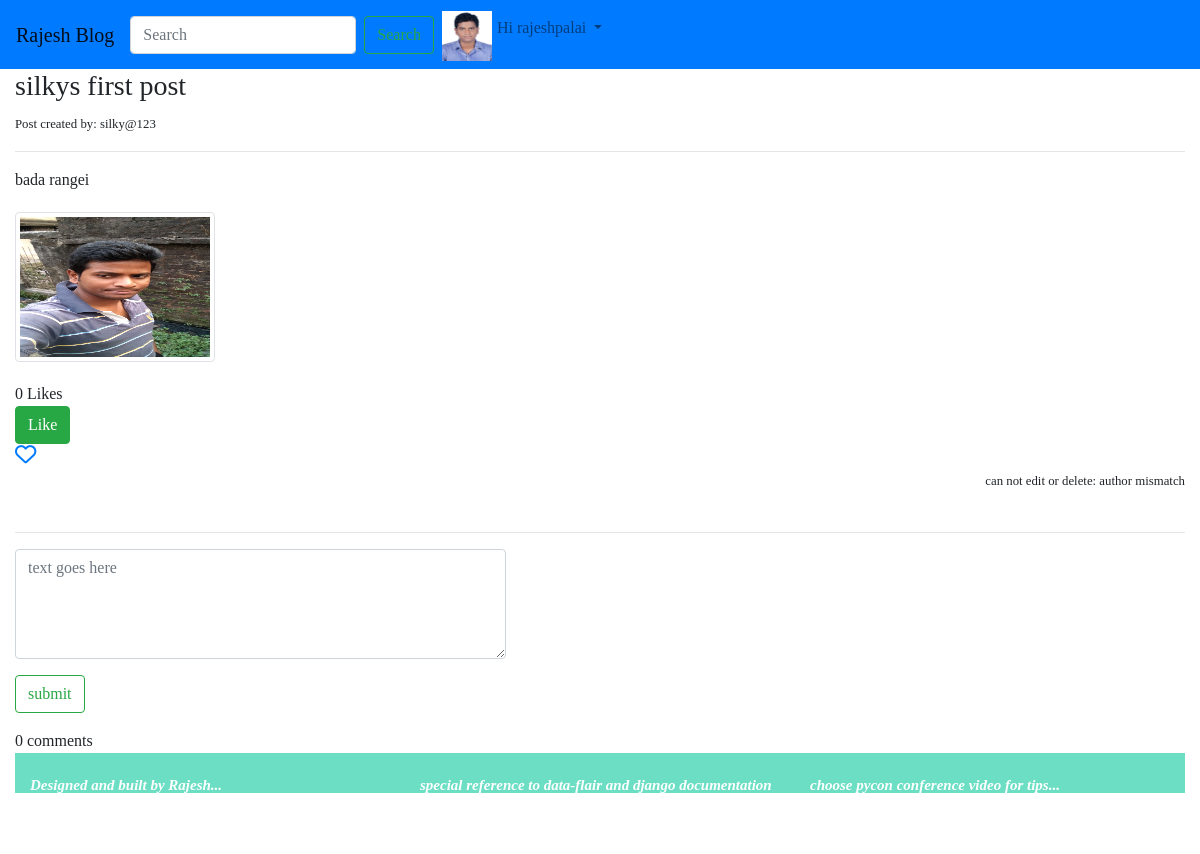
Page /blog/70/silkys-first-post/ (signed in) on the committed database.
### blog/models.py (models this page shows, shortened)
class Profile(models.Model):
    STATUS_CHOICES = (
        ("male", "male"),
        ("female", "female"),
        ("transgender", "transgender"),
    )
    user = models.OneToOneField(User, on_delete=models.CASCADE)
    dob = models.DateField(null=True,blank = True)
    photo = models.ImageField(null=True,blank = True)
    gender = models.CharField(max_length=10,choices= STATUS_CHOICES, default='male')

class Post(models.Model):
    objects = models.Manager() #default manager
    published = PublishedManager() #custom model manager
    STATUS_CHOICES = (
        ("draft","Draft"),
        ("published", "Published"),
    )
    title = models.CharField(max_length=100)
    slug = models.SlugField(max_length=200)
    author = models.ForeignKey(User, on_delete=models.CASCADE)
    body = models.TextField()
    likes = models.ManyToManyField(User,related_name='likes', blank=True)
    created = models.DateTimeField(auto_now_add=True)
    updated = models.DateTimeField(auto_now=True)
    status = models.CharField(max_length=10, choices=STATUS_CHOICES, default='draft')
    restrict_comment = models.BooleanField(default=False)
    favourite = models.ManyToManyField(User,related_name="favourite",blank=True)
    def total_likes(self):
        return self.likes.count()

class Images(models.Model):
    post = models.ForeignKey(Post, on_delete=models.CASCADE)
    image = models.ImageField(upload_to='images/',blank=True,null=True)

### blog/views.py (the view)
# urls.py: path('<int:id>/<slug:slug>/', views.post_detail,name= 'post_detail'),
def post_detail(request, id, slug):
    post= get_object_or_404(Post, id=id, slug=slug)
    comments = Comment.objects.filter(post=post,reply=None).order_by('-id')
    is_liked = False
    is_favourite = False
    if post.likes.filter(id=request.user.id).exists():
        is_liked = True
    if post.favourite.filter(id=request.user.id).exists():
        is_favourite = True
    if request.method == 'POST':
        comment_form = CommentForm(request.POST or None)
        if comment_form.is_valid():
            content = request.POST.get('content')
            reply_id = request.POST.get('comment_id')
            comment_qs = None
            if reply_id:
                comment_qs = Comment.objects.get(id =reply_id)
            comment = Comment.objects.create(post=post,user= request.user,content=content,reply =comment_qs)
            comment.save()
    else:
        comment_form = CommentForm()
    context = {
        'post': post,
        'is_liked': is_liked,
        'is_favourite': is_favourite,
        'total_likes': post.total_likes(),
        'comments': comments,
        'comment_form': comment_form,
    }
    if request.is_ajax():
        html = render_to_string("blog/comments.html", context, request)
        return JsonResponse({'form': html})
    return render(request, 'blog/post_detail.html', context)

### blog/forms.py
class CommentForm(forms.ModelForm):
    content = forms.CharField(label='',widget=forms.Textarea(attrs={'class':'form-control','placeholder':"text goes here","rows":'4','cols':'50'}))
    class Meta:
        model = Comment
        fields = ('content',)

### blog/templates/blog/post_detail.html (shortened to what this page needs)
{% extends "blog/base.html" %}
    {% block content %}
    <h3>{{ post.title }}</h3>
    <small>Post created by: {{ post.author }}</small>
    <hr>
    <p>{{ post.body }}</p>
    <div class="row gallery">
        {% for p in post.images_set.all %}
            <div class="col-md-3">
                <img src="{{ p.image.url }}" alt ="image not found" class="img-thumbnail">
            </div>
        {% endfor %}
    </div>
    <div id="like-section">
         {% include 'blog/like_section.html' %}
    </div>
    <div id="favourite-section">
        {% if is_favourite %}
            <a href="{% url 'blog:favourite_post' id=post.id %}">
                <i class="fas fa-heart fa-lg"></i>
            </a>
        {% else %}
            <a href="{% url 'blog:favourite_post' id=post.id %}">
                <i class="far fa-heart fa-lg"></i>
            </a>
        {% endif %}
    </div>
    {% if post.author == request.user %}
    <div class="section-1" style="float:right;">
        <a href="{% url 'blog:post_edit' id=post.id %}">
            <button type="submit" class="btn btn-outline-success">Edit</button>
        </a>
        <a href="{% url 'blog:post_delete' id=post.id %}" id="delete">
            <button type="submit" class="btn btn-danger">Delete</button>
        </a>
    </div>
    {% else %}
    <div class="section-2" style="float:right;">
        <small>can not edit or delete: author mismatch</small>
    </div>
    {% endif %}
    <br><br>
    <hr>
    {% if not post.restrict_comment %}
    <div class="main-comment-section">
        {% include 'blog/comments.html' %}
    </div>
    {% endif %}
    {% endblock %}

### blog/templates/blog/navbar.html (shortened to what this page needs)
<!DOCTYPE html>
<html lang="en">
<head>
</head>
<body>
<nav class="navbar navbar-expand-lg navbar-light bg-primary">
  <a class="navbar-brand" href="{% url 'post_list' %}">Rajesh Blog</a>
       <form class="form-inline my-2 my-lg-0" action="{% url 'post_list' %}" t>
      <input class="form-control mr-sm-2" type="search" placeholder="Search" aria-label="Search" name="q">
      <button class="btn btn-outline-success my-2 my-sm-0" type="submit">Search</button>
    </form>
  <div class="collapse navbar-collapse" id="navbarSupportedContent">
    <ul class="navbar-nav mr-auto">
        {% if request.user.is_authenticated %}
        <li class="nav-item dropdown">
        <a class="nav-link dropdown-toggle" href="#" id="navbarDropdown" role="button" data-toggle="dropdown" aria-haspopup="true" aria-expanded="false">
        {% if request.user.profile.photo %}
            <img src="{{ request.user.profile.photo.url }}" alt="" class="navbar-img" width="70px" height="70px">
        {% else %}
            <img src="/media/deafaultM.jpg" alt="" class="navbar-img" width="70px" height="70px">
        {% endif %}
            <span>Hi {{ request.user }}</span>
        </a>
      </li>
            {% endif %}
    </ul>
  </div>
</nav>
</body>
</html>

### static/blog/style.css (style rules this page uses)
html { position: relative; min-height: 100%; }
body { font-family: "Lucida Casual","comic sans MS"; margin-bottom:200px: }
.navbar-img { width:50px; height:50px; float: left; background-size: auto 100%; margin-top:-5px; margin-right:5px; }
.gallery { margin-top: 20px; margin-bottom: 20px; }
.gallery .img-thumbnail { height: 150px; width: 200px; }

### rows in the picture
Post: title "silkys first post", author "silky@123", body "bada rangei"
Images: image (picture)

### other values in the picture
{{ request.user }} "rajeshpalai"
{{ total_likes }} "0"
{{ comments.count }} "0"
